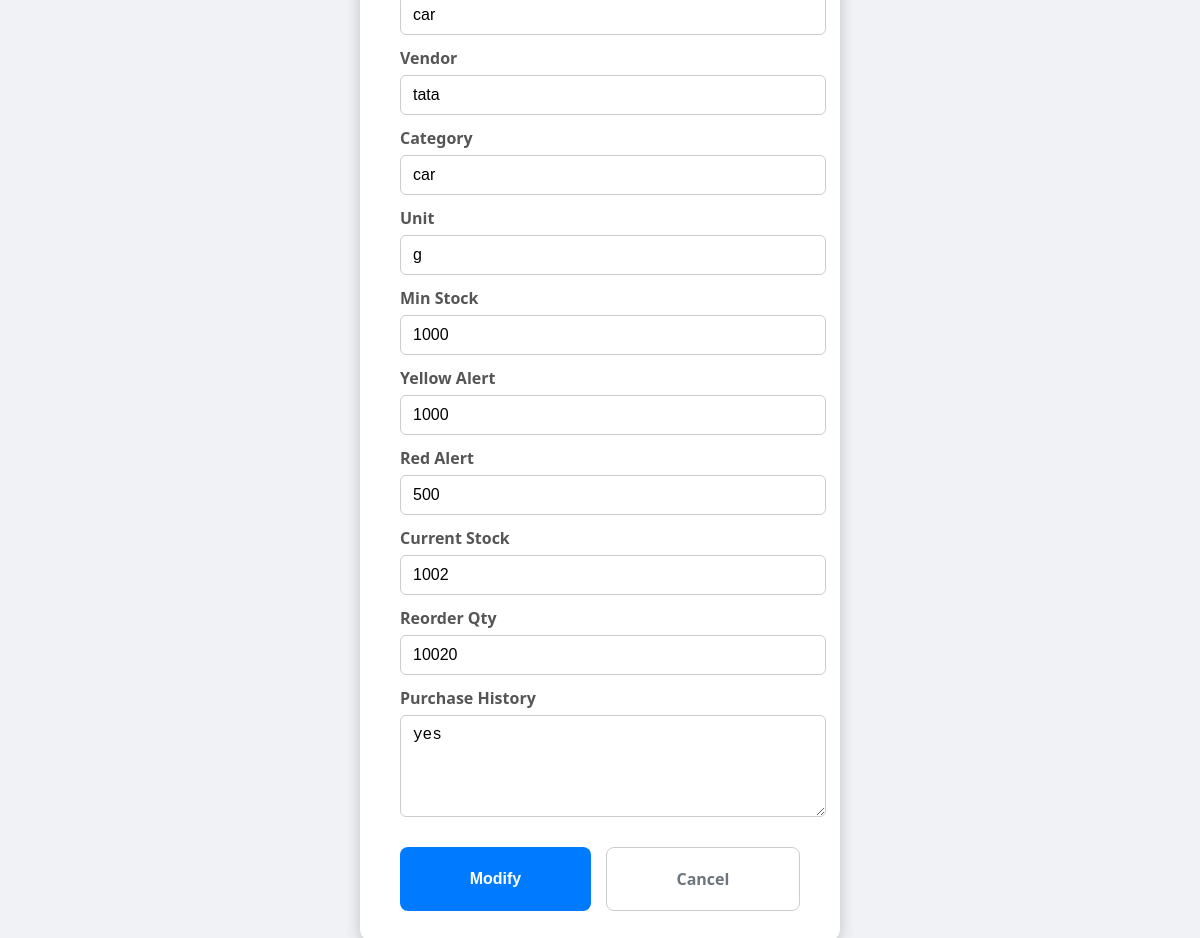
/modify_material/4, run on the app's committed database.
### app.py (models this page shows)
class Material(db.Model):
    id = db.Column(db.Integer, primary_key=True)
    material_code = db.Column(db.String(50), unique=True, nullable=False)
    material_name = db.Column(db.String(100), nullable=False)
    vendor = db.Column(db.String(100))
    item_category = db.Column(db.String(100))
    unit_of_measurement = db.Column(db.String(50))
    minimum_stock_level = db.Column(db.Integer)
    current_stock = db.Column(db.Integer)
    reorder_quantity = db.Column(db.Integer)
    purchase_history = db.Column(db.Text)
    yellow_alert = db.Column(db.Integer, nullable=True)
    red_alert = db.Column(db.Integer, nullable=True)

### app.py (the view, shortened to what this page needs)
@app.route('/modify_material/<int:material_id>', methods=['GET', 'POST'])
def modify_material(material_id):
    material = Material.query.get_or_404(material_id)
    return render_template('modify_material.html', material=material)

### templates/modify_material.html (shortened to what this page needs)
<!DOCTYPE html>
<html lang="en">
<head>
</head>
<body>
  <div class="container">
    <form method="POST">
      <input type="text" id="material_name" name="material_name" value="{{ material.material_name }}" required />
      <label for="vendor">Vendor</label>
      <input type="text" id="vendor" name="vendor" value="{{ material.vendor }}" />
      <label for="item_category">Category</label>
      <input type="text" id="item_category" name="item_category" value="{{ material.item_category }}" />
      <label for="unit_of_measurement">Unit</label>
      <input type="text" id="unit_of_measurement" name="unit_of_measurement" value="{{ material.unit_of_measurement }}" />
      <label for="minimum_stock_level">Min Stock</label>
      <input type="number" id="minimum_stock_level" name="minimum_stock_level" value="{{ material.minimum_stock_level }}" min="0" />
      <label for="yellow_alert">Yellow Alert</label>
      <input type="number" id="yellow_alert" name="yellow_alert" value="{{ material.yellow_alert if material.yellow_alert is defined else '' }}" min="0" placeholder="Enter yellow alert threshold" />
      <label for="red_alert">Red Alert</label>
      <input type="number" id="red_alert" name="red_alert" value="{{ material.red_alert if material.red_alert is defined else '' }}" min="0" placeholder="Enter red alert threshold" />
      <label for="current_stock">Current Stock</label>
      <input type="number" id="current_stock" name="current_stock" value="{{ material.current_stock }}" min="0" />
      <label for="reorder_quantity">Reorder Qty</label>
      <input type="number" id="reorder_quantity" name="reorder_quantity" value="{{ material.reorder_quantity }}" min="0" />
      <label for="purchase_history">Purchase History</label>
      <textarea id="purchase_history" name="purchase_history">{{ material.purchase_history }}</textarea>
      <div class="button-group">
        <button type="submit">Modify</button>
        <a href="{{ url_for('show_materials') }}" class="cancel-link">Cancel</a>
      </div>
    </form>
  </div>
</body>
</html>

### templates/modify_material.html (style rules this page uses)
body { font-family: 'Segoe UI', Tahoma, Geneva, Verdana, sans-serif; background-color: #f0f2f5; margin: 0; height: 100vh; display: flex; justify-content: center; align-items: center; }
.container { background-color: #fff; padding: 30px 40px; box-shadow: 0 4px 15px rgba(0,0,0,0.2); border-radius: 12px; width: 400px; max-width: 90vw; }
form label { display: block; margin: 12px 0 6px 0; font-weight: 600; color: #555; }
form input[type="text"], form input[type="number"], form textarea { width: 100%; padding: 10px 12px; border: 1.8px solid #ccc; border-radius: 6px; font-size: 1rem; transition: border-color 0.3s ease; }
form textarea { resize: vertical; min-height: 80px; }
.button-group { margin-top: 25px; display: flex; justify-content: space-between; }
button[type="submit"] { background-color: #007bff; color: white; font-weight: 700; padding: 12px 20px; border: none; border-radius: 8px; cursor: pointer; font-size: 1rem; flex-grow: 1; margin-right: 15px; transition: background-color 0.3s ease; }
.cancel-link { flex-grow: 1; text-align: center; line-height: 38px; font-weight: 600; color: #6c757d; text-decoration: none; padding: 12px 20px; border: 1.8px solid #ccc; border-radius: 8px; transition: border-color 0.3s ease, color 0.3s ease; }

### data on the page
Material: material_name "car", vendor "tata", item_category "car", unit_of_measurement "g", minimum_stock_level "1000", yellow_alert "1000", red_alert "500", current_stock "1002", reorder_quantity "10020", purchase_history "yes"
